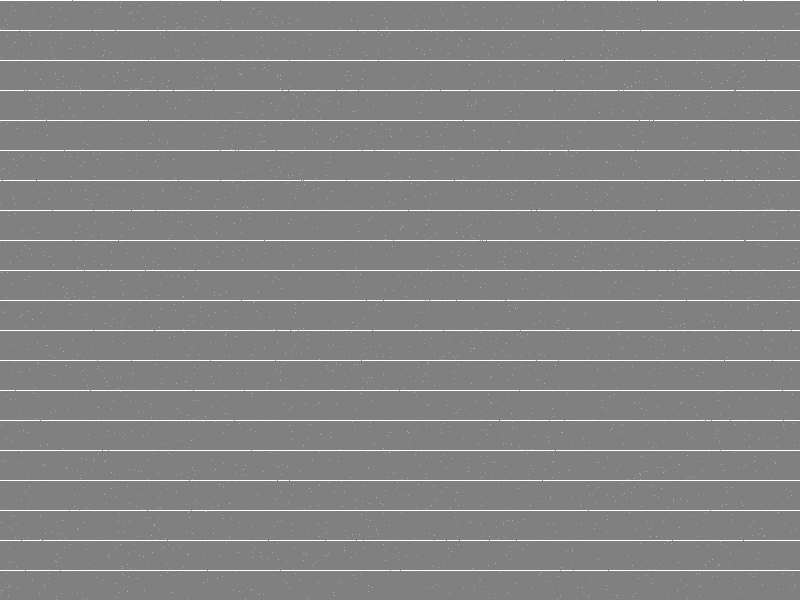
#> input picture wafer_image_2.png, 800 x 600 px; the run also reads 1 picture not shown here
$ python proper.py   (older library calls are emulated)
#> lines starting #> are read from the running program, lines starting #| are printed output that depends on the picture
#> further down, to_be_detected_image is the input picture: shape (600, 800, 3); min 128, max 255, mean 132.5
import cv2
import numpy as np
from PIL import Image

image_shape = (600,800)

def compute_laplacian(image_path):
    # Read the image
    image = cv2.imread(image_path, cv2.IMREAD_GRAYSCALE)

    # Apply the Laplacian filter
    laplacian = cv2.Laplacian(image, cv2.CV_64F)

    # Convert the result to uint8 for visualization
    laplacian = cv2.convertScaleAbs(laplacian)

    # Display the Laplacian image
    cv2.imwrite('Laplace_ref_imag_.png', laplacian)


def detect_edges(image_path,output_file):
    # Read the image
#> called with image_path = 'wafer_image_2.png', output_file = 'to_be_detected_image'
    image = cv2.imread(image_path, cv2.IMREAD_GRAYSCALE)  # cv2.IMREAD_GRAYSCALE = 0
#> image: shape (600, 800); min 128, max 255, mean 132.5
    cv2.imwrite('grayScale.png', image)

    # Apply Canny edge detection
    edges = cv2.Canny(image, 100, 200)  # Adjust the threshold values as needed
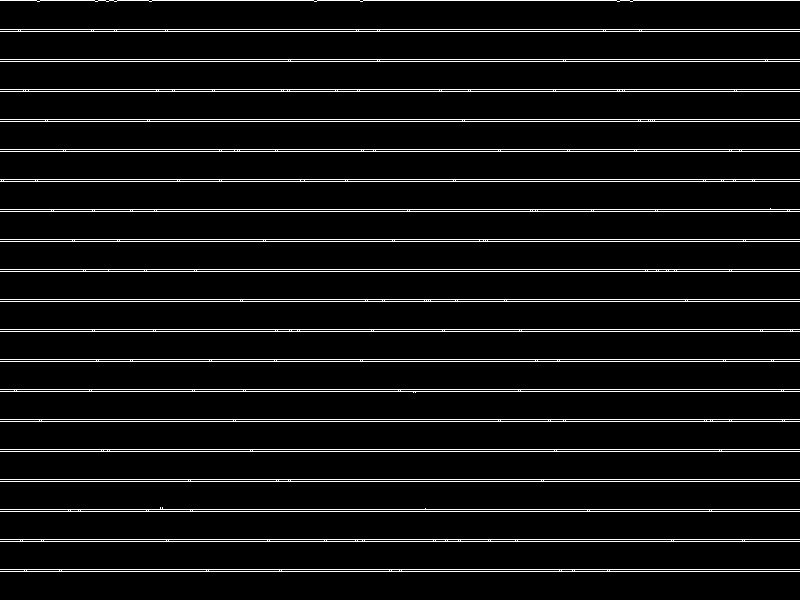
#> edges: shape (600, 800); 6.6% white in thin lines or dots

    # Create a mask for the edges
    edge_mask = edges > 0
#> edge_mask: shape (600, 800) bool; 6.6% white in thin lines or dots

    # Create a non-edge mask
    non_edge_mask = ~edge_mask
#> non_edge_mask: shape (600, 800) bool; 93.4% white; black in thin lines or dots

    # Apply the masks to the original image
    edge_image = image.copy()
    edge_image[non_edge_mask] = 0
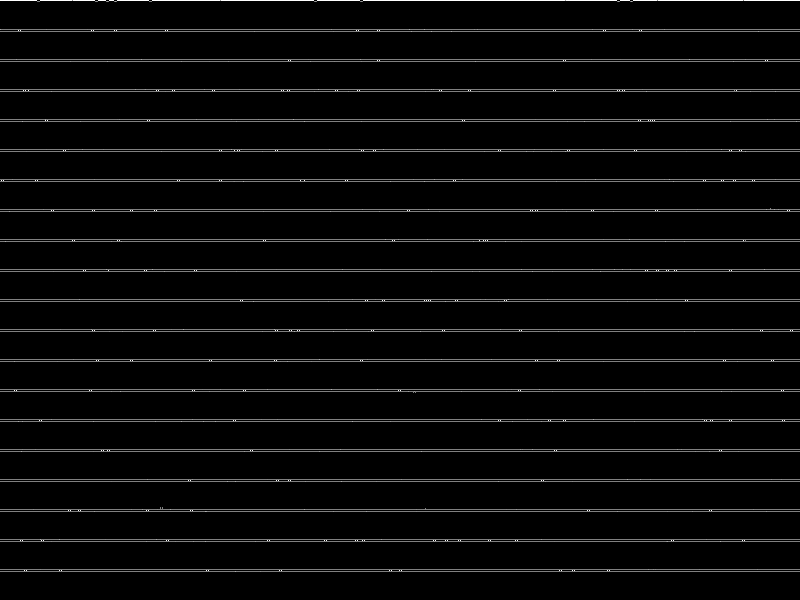
#> edge_image: shape (600, 800); min 0, max 255, mean 8.7

    non_edge_image = image.copy()
    non_edge_image[edge_mask] = 0
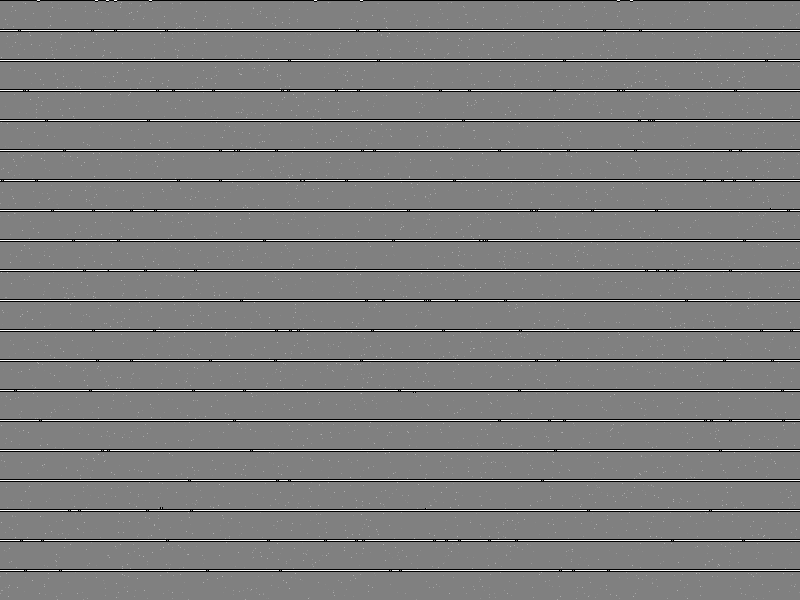
#> non_edge_image: shape (600, 800); min 0, max 255, mean 123.8
#> call 2 of detect_edges, with image_path = 'wafer_image_1.png', output_file = 'ref_image'
#> in detect_edges (call 2), `edges = cv2.Canny(image, 100, 200)`: edges: shape (600, 800); 6.6% white in thin lines or dots
#> in detect_edges (call 2), `edge_mask = edges > 0`: edge_mask: shape (600, 800) bool; 6.6% white in thin lines or dots
#> in detect_edges (call 2), `non_edge_mask = ~edge_mask`: non_edge_mask: shape (600, 800) bool; 93.4% white; black in thin lines or dots
#> in detect_edges (call 2), `non_edge_image[edge_mask] = 0`:
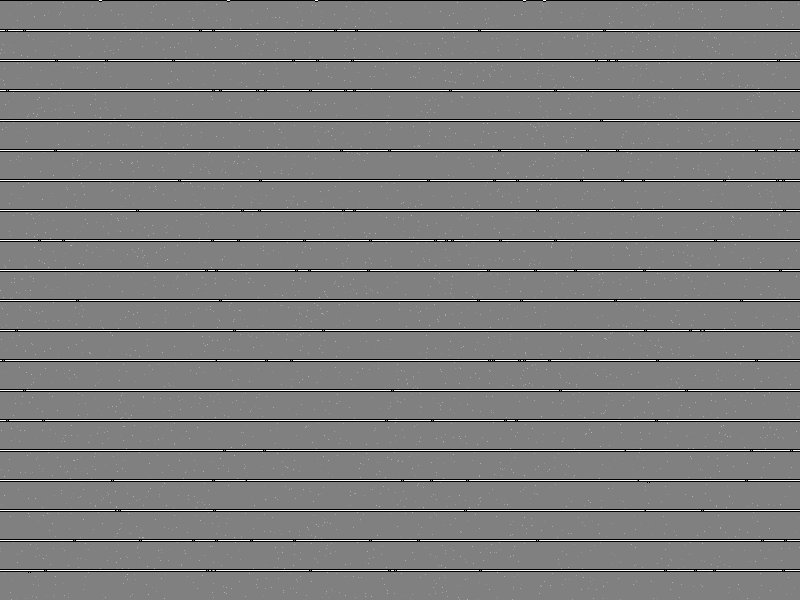
#> non_edge_image: shape (600, 800); min 0, max 255, mean 123.8

    # Display the edge and non-edge images
    cv2.imwrite('E_'+output_file+'.png', edge_image)
    cv2.imwrite('NE_'+output_file+'.png', non_edge_image)

def convert_pixels_to_image(pixels, image_shape):
    # Reshape the pixel array to match the image shape
    pixel_array = np.reshape(pixels, image_shape)

    # Convert the pixel array to image
    image = np.uint8(pixel_array)

    return image

def convert_image_to_pixels(image_path, pixel_length):
#> called with image_path = 'wafer_image_1.png', pixel_length = 1
    image = Image.open(image_path)
    image = image.convert("L")  # Convert to grayscale
    width, height = image.size
#> width = 800; height = 600
    pixel_count = (width // pixel_length) * (height // pixel_length)
#> pixel_count = 480000
    pixels = []

    for y in range(0, height, pixel_length):
        for x in range(0, width, pixel_length):
            pixel_value = image.getpixel((x, y))
            pixels.append(pixel_value)
#> after the loop, pixels = 480000 items

    return pixels

def calculate_absolute_difference(ref_image_path, to_be_detected_image_path):
    # Read the reference and to-be-detected images
    ref_image = cv2.imread(ref_image_path, cv2.IMREAD_GRAYSCALE)
    to_be_detected_image = cv2.imread(to_be_detected_image_path, cv2.IMREAD_GRAYSCALE)

    # Calculate the absolute difference between the images
    pixel_values_ref_image = convert_image_to_pixels(ref_image_path,1)
#> pixel_values_ref_image = 480000 items
    pixel_values_to_be_detected_image = convert_image_to_pixels(to_be_detected_image_path,1)
#> pixel_values_to_be_detected_image = 480000 items
    print(len(pixel_values_ref_image))
#| 480000
    print(len(pixel_values_to_be_detected_image))
#| 480000
    pixel_values_ref_image = np.array(pixel_values_ref_image)
    pixel_values_to_be_detected_image = np.array(pixel_values_to_be_detected_image)

    abs_diff = cv2.absdiff(pixel_values_ref_image, pixel_values_to_be_detected_image)
    print("Abs : ",abs_diff)
#> (printed output is left out)

    abs_image = convert_pixels_to_image(pixel_values_ref_image, image_shape)
#> in convert_pixels_to_image, `pixel_array = np.reshape(pixels, image_shape)`:
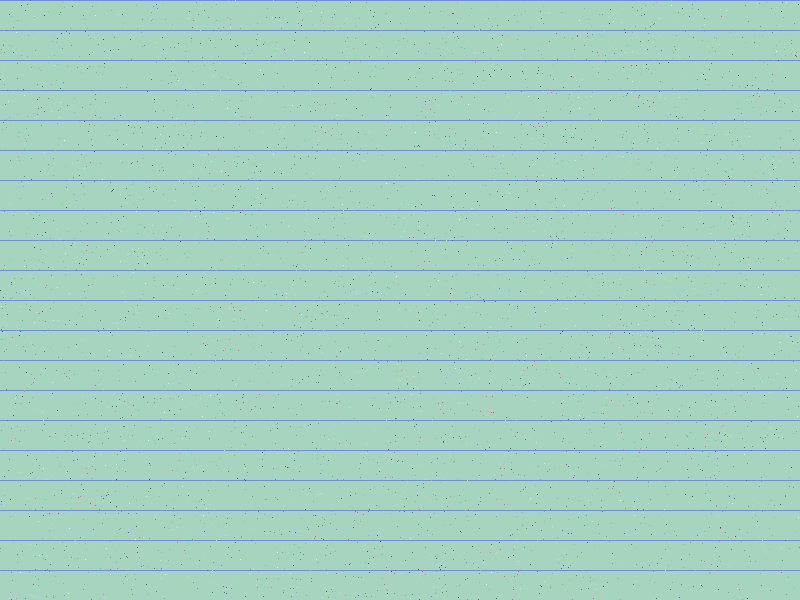
#> pixel_array: shape (600, 800) int64; 48 distinct labels, from 128 to 255; one colour per label, 0 black
    print("Dim : ",abs_image.shape)
#| Dim :  (600, 800)
    ref_image = convert_pixels_to_image(pixel_values_ref_image, image_shape)
    to_be_detected_image = convert_pixels_to_image(pixel_values_to_be_detected_image, image_shape)
#> in convert_pixels_to_image (call 3), `pixel_array = np.reshape(pixels, image_shape)`: pixel_array: shape (600, 800) int64; 48 distinct labels, from 128 to 255
    # Display the absolute difference image
    cv2.imwrite('AbsoluteDifference.png', abs_image)


to_be_detected_image = cv2.imread('wafer_image_2.png')
detect_edges('wafer_image_2.png','to_be_detected_image')

ref_image = cv2.imread('wafer_image_1.png')
detect_edges('wafer_image_1.png','ref_image')

NE_to_be_detected_image_path = 'NE_ref_image.png'
E_to_be_detected_image_path =  'E_ref_image.png'

NE_ref_image_path = 'NE_ref_image.png'
E_ref_path =  'E_ref_image.png'

calculate_absolute_difference('wafer_image_1.png', 'wafer_image_2.png')

compute_laplacian('wafer_image_1.png')
#> in compute_laplacian, `laplacian = cv2.Laplacian(image, cv2.CV_64F)`:
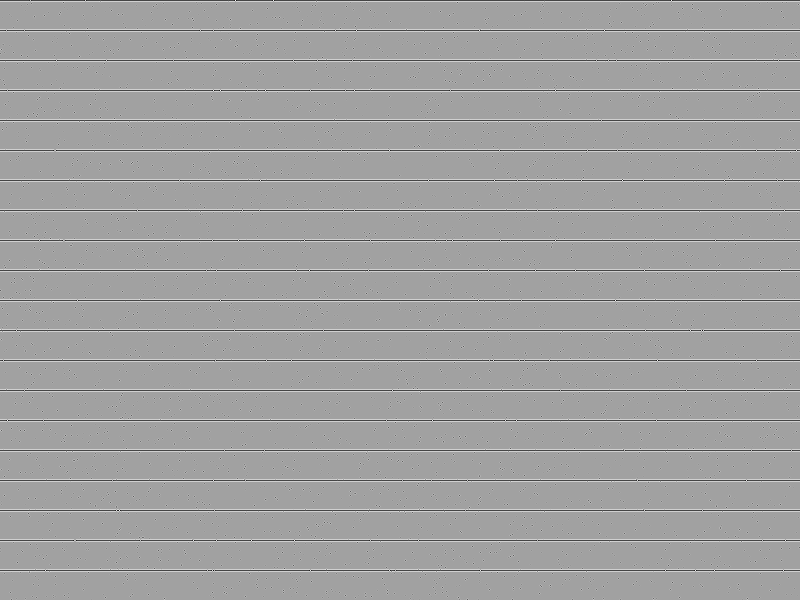
#> laplacian: shape (600, 800) float64; min -444, max 256, mean -0.2; drawn with min black and max white
#> in compute_laplacian, `laplacian = cv2.convertScaleAbs(laplacian)`:
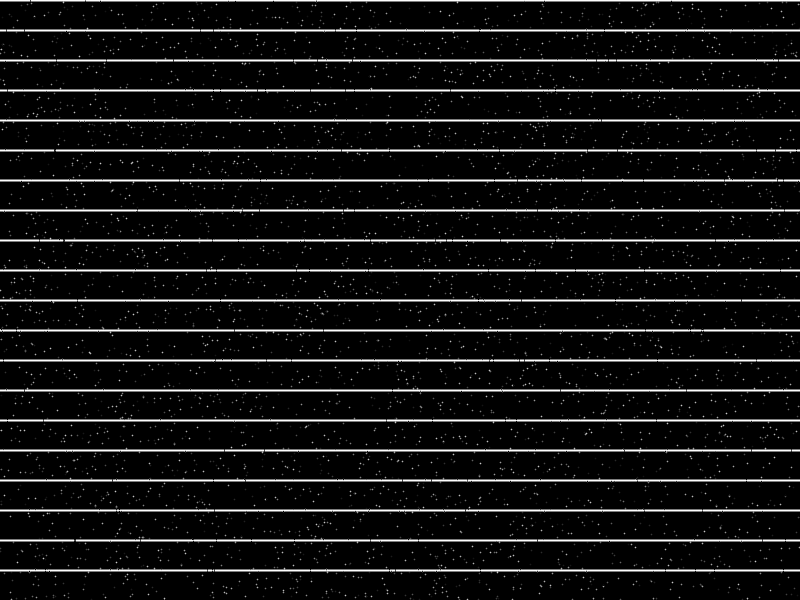
#> laplacian: shape (600, 800); min 0, max 255, mean 18.6
